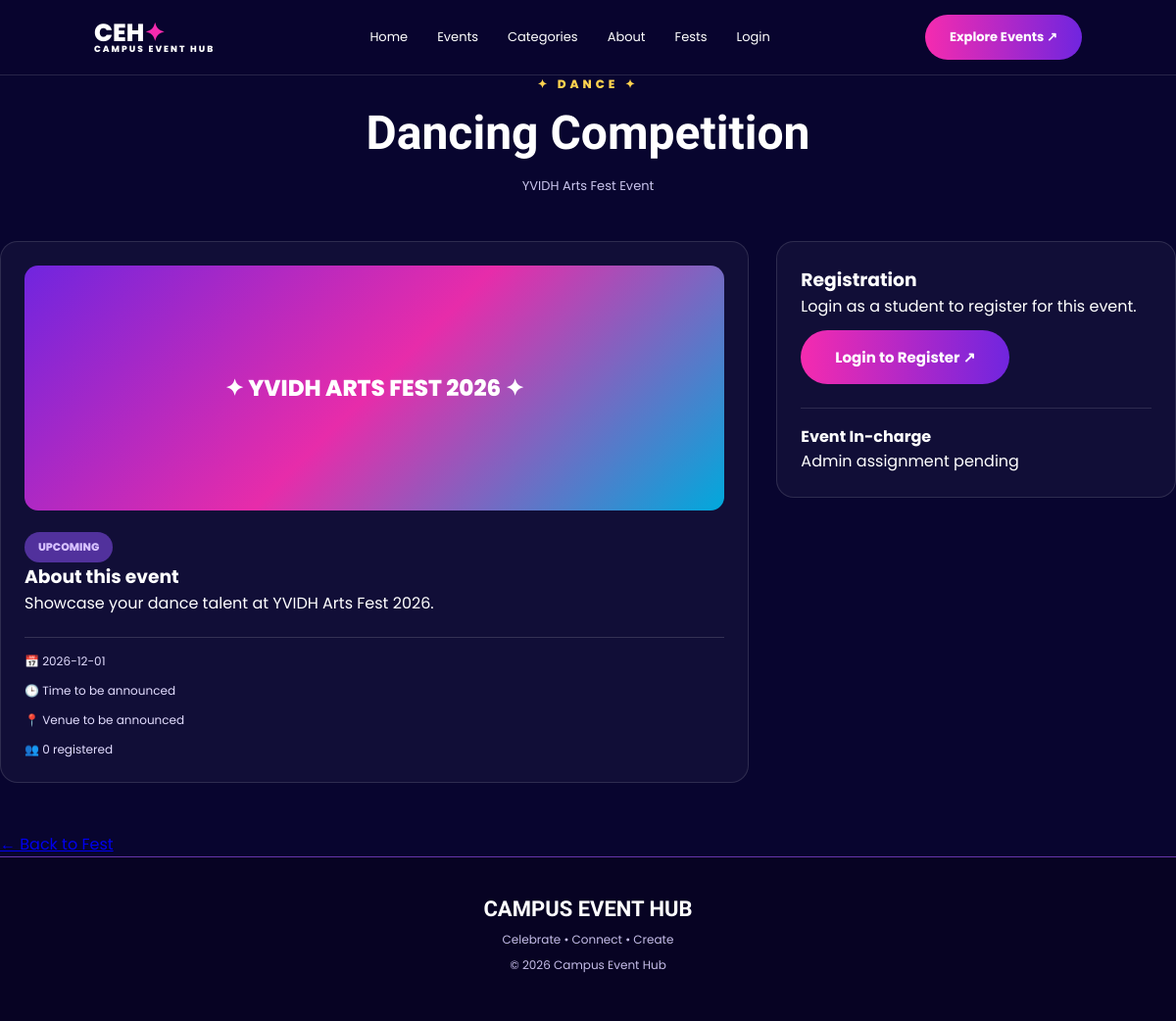
Screenshot of /event/1 with the database file from the repository.
### tables this page shows
CREATE TABLE events (
            id INTEGER PRIMARY KEY AUTOINCREMENT,
            title TEXT NOT NULL,
            category TEXT,
            description TEXT,
            poster TEXT,
            venue TEXT,
            start_date TEXT NOT NULL,
            end_date TEXT NOT NULL
        , fest TEXT, admin_id INTEGER, created_by INTEGER, start_time TEXT, end_time TEXT);

### app.py (the view)
@app.route("/event/<int:event_id>")
def event_detail(event_id):
    events = load_events(
        "WHERE e.id = ?", (event_id,), student_id=current_student_id()
    )
    if not events:
        abort(404)
    event = events[0]
    return render_template(
        "event_detail.html",
        event=event,
        can_manage=can_manage_event(event)
    )

### app.py (called while the page is built)
def get_db():
    conn = sqlite3.connect(DATABASE)
    conn.row_factory = sqlite3.Row
    return conn

def event_status(item, today=None):
    today = today or date.today()
    start = date.fromisoformat(item["start_date"])
    end = date.fromisoformat(item["end_date"])
    if today < start:
        return "Upcoming"
    elif start <= today <= end:
        return "Ongoing"
    return "Completed"

def current_student_id():
    if session.get("role") == "student":
        return session.get("user_id")
    return None

def can_manage_event(event):
    if session.get("role") != "admin":
        return False
    admin_id = session.get("user_id")
    return admin_id in (event.get("admin_id"), event.get("created_by"))

@app.context_processor
def inject_globals():
    return {"FESTS": FESTS, "FEST_GROUPS": FEST_GROUPS}

### models/event.py (called while the page is built)
def event_model_for(details):
    fest = details.get("fest")
    if fest == "yvidh-arts":
        return ArtsEvent(details)
    if fest == "yvidh-tech":
        return TechEvent(details)
    if fest in {"rapido", "spike"}:
        return SportsEvent(details)
    return GeneralEvent(details)

    @property
    def details(self):
        return dict(self.__details)

    def as_dict(self):
        result = self.details
        result["event_kind"] = self.event_kind()
        return result

    def event_kind(self):
        return "YVIDH Arts Fest Event"

### templates/event_detail.html (shortened to what this page needs)
{% extends 'base.html' %}
{% block content %}
{% set labels = {'Ongoing': '● LIVE NOW', 'Upcoming': 'UPCOMING', 'Completed': 'COMPLETED'} %}
<section class="page-section">
    <div class="section-heading">
        <p>✦ {{ (event.category or 'CAMPUS EVENT') | upper }} ✦</p>
        <h2>{{ event.title }}</h2>
        <span>{{ event.event_kind }}</span>
    </div>
    <div class="event-detail-layout">
        <div class="event-detail-main">
            {% if event.poster %}
            <img class="event-detail-poster"
                 src="{{ url_for('static', filename='uploads/' + event.poster) }}"
                 alt="{{ event.title }}">
            {% else %}
            <div class="poster-placeholder event-detail-poster">✦ YVIDH ARTS FEST 2026 ✦</div>
            {% endif %}
            <span class="event-status {{ event.status|lower }}">{{ labels[event.status] }}</span>
            <h3>About this event</h3>
            <p>{{ event.description or 'More event details will be announced soon.' }}</p>
            <div class="event-meta event-detail-meta">
                <span>📅 {{ event.start_date }}{% if event.end_date != event.start_date %} → {{ event.end_date }}{% endif %}</span>
                <span>🕒 {% if event.start_time %}{{ event.start_time }}{% if event.end_time %} – {{ event.end_time }}{% endif %}{% else %}Time to be announced{% endif %}</span>
                <span>📍 {{ event.venue or 'Venue to be announced' }}</span>
                <span>👥 {{ event.reg_count }} registered</span>
            </div>
        </div>
        <aside class="event-detail-side">
            <h3>Registration</h3>
            {% if session.get('role') == 'student' %}
                {% if event.registered %}
                <p class="registered-badge">✔ You are registered for this event.</p>
                <form method="POST" action="{{ url_for('unregister_event', event_id=event.id) }}">
                    <button class="auth-button" type="submit">Cancel Registration</button>
                </form>
                {% elif event.status != 'Completed' %}
                <p>Register online to participate in this event.</p>
                <form method="POST" action="{{ url_for('register_event', event_id=event.id) }}" class="auth-form">
                    <label>Note (optional)</label>
                    <textarea name="note" rows="3" maxlength="200" placeholder="Any additional information"></textarea>
                    <button class="auth-button" type="submit">Register Now ↗</button>
                </form>
                {% else %}
                <p>Registration is closed for this completed event.</p>
                {% endif %}
            {% elif not session.get('role') %}
                <p>Login as a student to register for this event.</p>
                <a class="hero-button" href="{{ url_for('login') }}">Login to Register ↗</a>
            {% else %}
                <p>Admin view: {{ event.reg_count }} student(s) registered.</p>
            {% endif %}
            <div class="event-admin-info">
                <h4>Event In-charge</h4>
                <p>{{ event.admin_name or 'Admin assignment pending' }}</p>
            </div>
        </aside>
    </div>
    <a href="{{ url_for('fest_page', slug=event.fest) }}" class="back-home">← Back to Fest</a>
</section>
{% endblock %}

### templates/base.html (shortened to what this page needs)
<!DOCTYPE html>
<html lang="en">
<head>
    <link rel="stylesheet"
    href="{{ url_for('static', filename='css/style.css') }}">
    <link rel="stylesheet" href="https://unpkg.com/aos@2.3.1/dist/aos.css">
</head>
<body data-page="{{ request.endpoint }}">
  <div id="smooth-wrapper">
  <div id="smooth-content">
    <nav class="navbar">
        <a href="/" class="logo">CEH<span>✦</span>
            <small>CAMPUS EVENT HUB</small>
        </a>
        <div class="nav-links">
            <a href="/">Home</a>
            <a href="#events">Events</a>
            <a href="#categories">Categories</a>
            <a href="#about">About</a>
            <a href="{{ url_for('home') }}#fests">Fests</a>
            {% if session.get('role') == 'student' %}
            <a href="{{ url_for('student_dashboard') }}">My Events</a>
            <a href="{{ url_for('logout') }}">Logout</a>
            {% elif session.get('role') == 'admin' %}
            <a href="{{ url_for('admin_dashboard') }}">Admin Panel</a>
            <a href="{{ url_for('logout') }}">Logout</a>
            {% else %}
            <a href="{{ url_for('login') }}">Login</a>
            {% endif %}
        </div>
        <a href="#events" class="nav-button">Explore Events ↗</a>
    </nav>
    <main>
        {% block content %}
        {% endblock %}
    </main>
    <footer class="footer">
        <h2>CAMPUS EVENT HUB</h2>
        <p>Celebrate • Connect • Create</p>
        <p>© 2026 Campus Event Hub</p>
    </footer>
  </div>
  </div>
</body>
</html>

### static/css/style.css (style rules this page uses)
:root { --navy: #08052f; --deep: #100849; --purple: #7025df; --pink: #f52baf; --cyan: #00d9ff; --gold: #ffd34f; --white: #ffffff; }
* { margin: 0; padding: 0; box-sizing: border-box; }
html { scroll-behavior: smooth; }
body { font-family: 'Poppins', sans-serif; background: var(--navy); color: white; overflow-x: hidden; }
.navbar { width: 100%; min-height: 75px; padding: 15px 8%; display: flex; justify-content: space-between; align-items: center; background: #08052fee; border-bottom: 1px solid #ffffff20; position: relative; z-index: 10; }
.logo { color: white; font-size: 25px; font-weight: 800; text-decoration: none; line-height: 1; }
.logo span { color: var(--pink); }
.logo small { display: block; font-size: 9px; letter-spacing: 2px; }
.nav-links { display: flex; gap: 30px; }
.nav-links a { color: white; text-decoration: none; font-size: 13px; transition: .3s; }
.nav-button, .hero-button { display: inline-block; text-decoration: none; color: white; padding: 13px 25px; border-radius: 30px; background: linear-gradient(90deg, var(--pink), var(--purple)); font-weight: 700; font-size: 13px; transition: .3s; }
.hero-button { padding: 16px 35px; font-size: 15px; }
.section-heading { text-align: center; margin-bottom: 45px; }
.section-heading > p { color: var(--gold); font-size: 12px; font-weight: 800; letter-spacing: 4px; }
.section-heading h2 { font-family: 'Archivo Black', sans-serif; font-size: clamp(30px, 5vw, 48px); margin: 12px 0; }
.section-heading span { color: #c9c5ed; font-size: 13px; }
.event-card img, .poster-placeholder { width: 100%; height: 250px; object-fit: cover; }
.poster-placeholder { display: grid; place-items: center; background: linear-gradient(135deg, #7025df, #e72caa, #00a9dc); font-size: 23px; font-weight: 800; }
.event-status { display: inline-block; padding: 7px 14px; border-radius: 30px; font-size: 11px; font-weight: 800; }
.upcoming { color: #d7c2ff; background: #51319c; }
.event-meta { border-top: 1px solid #ffffff25; margin-top: 18px; padding-top: 15px; display: flex; flex-direction: column; gap: 10px; font-size: 12px; color: #e3ddff; }
.footer { background: #070323; text-align: center; padding: 40px 20px; border-top: 1px solid #6736aa; }
.footer h2 { font-family: 'Archivo Black', sans-serif; font-size: 22px; margin-bottom: 10px; }
.footer p { font-size: 12px; color: #c6bee9; margin: 8px; }
.event-detail-layout { display: grid; grid-template-columns: minmax(0, 1.5fr) minmax(280px, 0.8fr); gap: 28px; align-items: start; margin: 30px 0 50px; }
.event-detail-main, .event-detail-side { background: rgba(255,255,255,0.04); border: 1px solid rgba(255,255,255,0.12); border-radius: 18px; padding: 24px; }
.event-detail-poster { width: 100%; max-height: 420px; object-fit: cover; border-radius: 14px; margin-bottom: 22px; }
.event-detail-meta { display: grid; gap: 12px; margin-top: 22px; }
.event-admin-info { border-top: 1px solid rgba(255,255,255,0.12); margin-top: 24px; padding-top: 16px; }
.event-detail-side .auth-button, .event-detail-side .hero-button { display: inline-block; margin-top: 12px; }

### rows the page displays
events: category "DANCE", description "Showcase your dance talent at YVIDH Arts Fest 2026.", start_date "2026-12-01", venue "Venue to be announced"

### other values shown
{{ event.event_kind }} "YVIDH Arts Fest Event"
{{ labels[event.status] }} "UPCOMING"
{{ event.reg_count }} "0"
{{ event.admin_name or 'Admin assignment pending' }} "Admin assignment pending"
